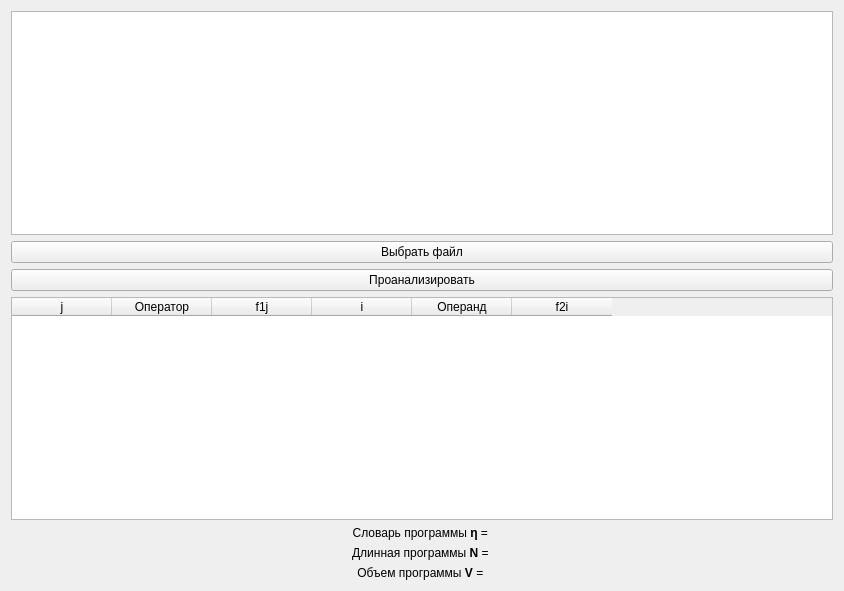
<?xml version="1.0" encoding="UTF-8"?>
<ui version="4.0">
 <class>Lab1</class>
 <widget class="QWidget" name="Lab1">
  <property name="geometry">
   <rect>
    <x>0</x>
    <y>0</y>
    <width>844</width>
    <height>591</height>
   </rect>
  </property>
  <property name="windowTitle">
   <string>Lab1</string>
  </property>
  <layout class="QVBoxLayout" name="verticalLayout">
   <item>
    <widget class="QTextEdit" name="Code"/>
   </item>
   <item>
    <widget class="QPushButton" name="chooseFile">
     <property name="text">
      <string>Выбрать файл</string>
     </property>
    </widget>
   </item>
   <item>
    <widget class="QPushButton" name="parseButton">
     <property name="text">
      <string>Проанализировать</string>
     </property>
    </widget>
   </item>
   <item>
    <widget class="QTableWidget" name="resultTable">
     <property name="sizeAdjustPolicy">
      <enum>QAbstractScrollArea::AdjustToContents</enum>
     </property>
     <property name="editTriggers">
      <set>QAbstractItemView::NoEditTriggers</set>
     </property>
     <property name="tabKeyNavigation">
      <bool>false</bool>
     </property>
     <property name="selectionMode">
      <enum>QAbstractItemView::NoSelection</enum>
     </property>
     <column>
      <property name="text">
       <string>j</string>
      </property>
     </column>
     <column>
      <property name="text">
       <string>Оператор</string>
      </property>
     </column>
     <column>
      <property name="text">
       <string>f1j</string>
      </property>
     </column>
     <column>
      <property name="text">
       <string>i</string>
      </property>
     </column>
     <column>
      <property name="text">
       <string>Операнд</string>
      </property>
     </column>
     <column>
      <property name="text">
       <string>f2i</string>
      </property>
     </column>
    </widget>
   </item>
   <item>
    <widget class="QLabel" name="dictionaryLabel">
     <property name="text">
      <string>&lt;html&gt;&lt;head/&gt;&lt;body&gt;&lt;p&gt;Словарь программы &lt;span style=&quot; font-weight:700;&quot;&gt;η&lt;/span&gt; = &lt;/p&gt;&lt;/body&gt;&lt;/html&gt;</string>
     </property>
     <property name="textFormat">
      <enum>Qt::MarkdownText</enum>
     </property>
     <property name="alignment">
      <set>Qt::AlignCenter</set>
     </property>
    </widget>
   </item>
   <item>
    <widget class="QLabel" name="lengthLabel">
     <property name="text">
      <string>&lt;html&gt;&lt;head/&gt;&lt;body&gt;&lt;p&gt;Длинная программы &lt;span style=&quot; font-weight:700;&quot;&gt;N&lt;/span&gt; = &lt;/p&gt;&lt;/body&gt;&lt;/html&gt;</string>
     </property>
     <property name="alignment">
      <set>Qt::AlignCenter</set>
     </property>
    </widget>
   </item>
   <item>
    <widget class="QLabel" name="volumeLable">
     <property name="text">
      <string>&lt;html&gt;&lt;head/&gt;&lt;body&gt;&lt;p&gt;Объем программы &lt;span style=&quot; font-weight:700;&quot;&gt;V&lt;/span&gt; = &lt;/p&gt;&lt;/body&gt;&lt;/html&gt;</string>
     </property>
     <property name="alignment">
      <set>Qt::AlignCenter</set>
     </property>
    </widget>
   </item>
  </layout>
 </widget>
 <layoutdefault spacing="6" margin="11"/>
 <resources/>
 <connections/>
</ui>
